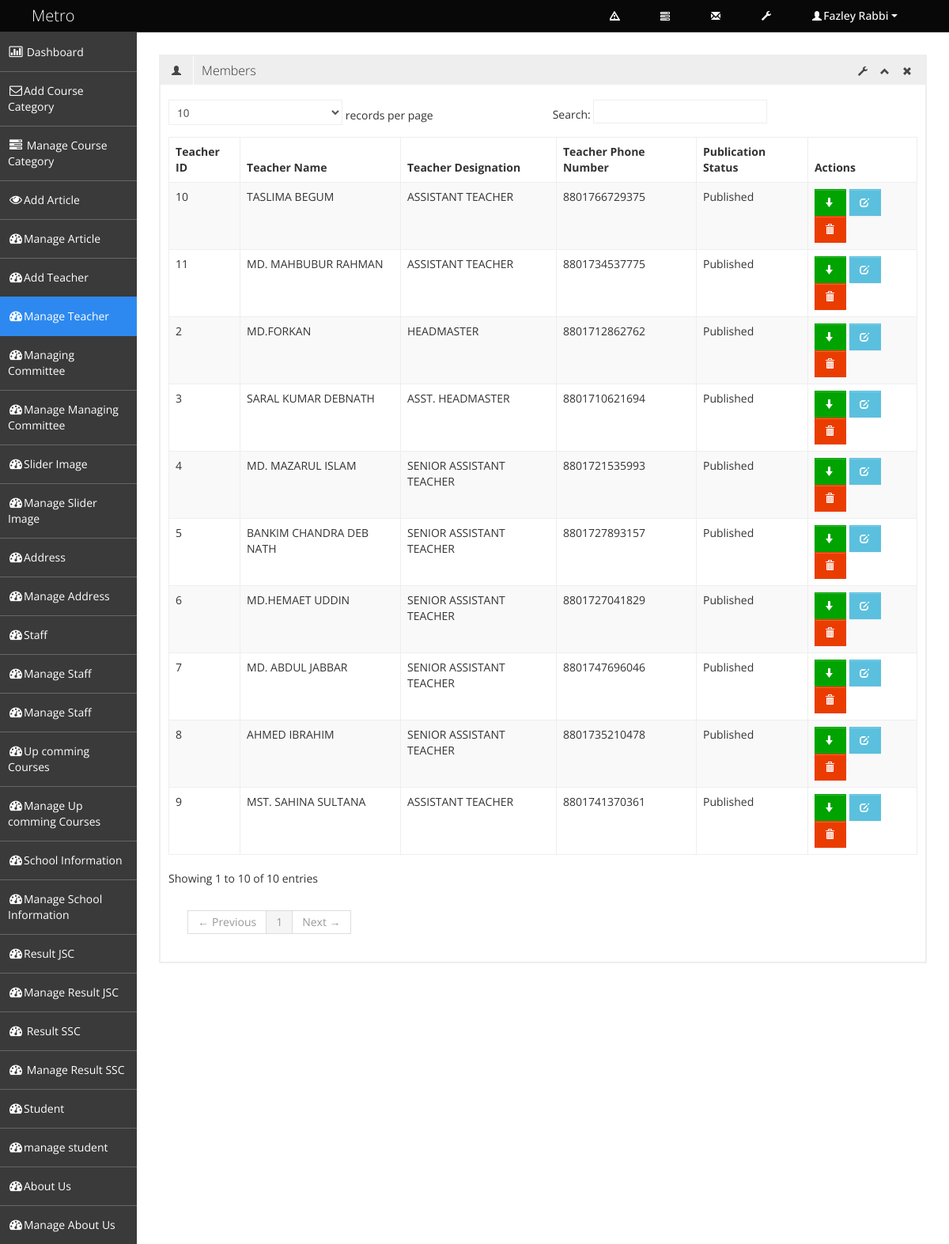
Page /admin/manage_teacher.php (signed in) on the committed database.
### tables this page shows
CREATE TABLE IF NOT EXISTS `tbl_teacher` (
  `teacher_id` int(3) NOT NULL AUTO_INCREMENT,
  `teacher_name` varchar(100) NOT NULL,
  `teacher_designation` varchar(100) NOT NULL,
  `teacher_phone_number` varchar(20) NOT NULL,
  `teacher_photo` text NOT NULL,
  `publication_status` tinyint(1) NOT NULL,
  PRIMARY KEY (`teacher_id`)
);

### admin/manage_teacher.php (called while the page is built, shortened)
<?php
include './admin_master.php';

### classes/super_admin.php (called while the page is built, shortened)
<?php
class Super_admin {
    protected $db_connect;
    public function __construct() {
        $host_name = 'localhost';
        $user_name = 'root';
        $password = 'wamp';
        $db_name = 'db_school_manage_system';
        $this->db_connect = mysqli_connect($host_name, $user_name, $password, $db_name);
    }
    public function select_all_teacher() {
        $sql = "SELECT * FROM tbl_teacher";
        if (mysqli_query($this->db_connect, $sql)) {
            $query_result = mysqli_query($this->db_connect, $sql);
            return $query_result;
        } else {
            die('Query Problem' . mysqli_error($this->db_connect));
        }
    }
}

### admin/pages/manage_teacher_content.php (the view, shortened to what this page needs)
<?php
    $query_result = $obj_sup_admin->select_all_teacher();
?>
<div class="row-fluid sortable">
    <div class="box span12">
        <div class="box-header" data-original-title>
            <h2><i class="halflings-icon user"></i><span class="break"></span>Members</h2>
            <div class="box-icon">
                <a href="#" class="btn-setting"><i class="halflings-icon wrench"></i></a>
                <a href="#" class="btn-minimize"><i class="halflings-icon chevron-up"></i></a>
                <a href="#" class="btn-close"><i class="halflings-icon remove"></i></a>
            </div>
        </div>
        <div class="box-content">
            <table class="table table-striped table-bordered bootstrap-datatable datatable">
                <thead>
                    <tr>
                        <th>Teacher ID</th>
                        <th>Teacher Name</th>
                        <th>Teacher Designation</th>
                        <th>Teacher Phone Number</th>
                        <th>Publication Status</th>
                        <th>Actions</th>
                    </tr>
                </thead>
                <tbody>
                    <?php while ($teacher_info = mysqli_fetch_assoc($query_result)) { ?>
                        <tr>
                            <td><?php echo $teacher_info['teacher_id']; ?></td>
                            <td class="center"><?php echo $teacher_info['teacher_name']; ?></td>
                            <td class="center"><?php echo $teacher_info['teacher_designation']; ?></td>
                            <td class="center"><?php echo $teacher_info['teacher_phone_number']; ?></td>
                            <td class="center">
                                <?php
                                if ($teacher_info['publication_status'] == 1) {
                                    echo 'Published';
                                } else {
                                    echo 'Unpublished';
                                }
                                ?>
                            </td>
                            <td class="center">
                                <?php if ($teacher_info['publication_status'] == 1) { ?>
                                    <a class="btn btn-success" href="?status=unpublished&&id=<?php echo $teacher_info['teacher_id']; ?>" title="Unpublished">
                                        <i class="halflings-icon white arrow-down"></i>
                                    </a>
                                <?php } else { ?>
                                    <a class="btn btn-danger" href="?status=published&&id=<?php echo $teacher_info['teacher_id']; ?>" title="Published">
                                        <i class="halflings-icon white arrow-up"></i>
                                    </a>
                                <?php } ?>
                                <a class="btn btn-info" href="edit_teacher.php?id=<?php echo $teacher_info['teacher_id']; ?>" title="Edit">
                                    <i class="halflings-icon white edit"></i>
                                </a>
                                <a class="btn btn-danger" href="?status=delete&&id=<?php echo $category_info['teacher_id']; ?>" title="Delete" onclick="return check_delete_info();">
                                    <i class="halflings-icon white trash"></i>
                                </a>
                            </td>
                        </tr>
                    <?php } ?>
                </tbody>
            </table>
        </div>
    </div>
</div>

### assets/admin_assets/css/style.css (style rules this page uses)
body { background: #F5F5F5; color: #333; border: none; font-family: 'Open Sans', sans-serif; font-weight: 400; }
h2 { font-size: 16px; line-height: 16px; }
.box { border: 2px solid #eee; background: #fff !important; margin-bottom: 28px; }
.box-header { height: 16px; font-size: 16px; line-height: 16px; padding: 10px; background: #eee; -webkit-box-shadow: none; -moz-box-shadow: none; box-shadow: none; overflow: hidden; }
.box-header h2 { float:left; margin-top: 0px; font-weight: 300; }
.box-header h2 i { margin: 0px 3px 0px 4px; opacity: .8; filter: alpha(opacity=80); -ms-filter:"progid:DXImageTransform.Microsoft.Alpha(Opacity=80)"; }
.box-header .box-icon { float:right; margin-top: 1px; }
.box-header .box-icon i { -webkit-transition: all 0.1s ease-in-out; -moz-transition: all 0.1s ease-in-out; -o-transition: all 0.1s ease-in-out; -ms-transition: all 0.1s ease-in-out; transition: all 0.1s ease-in-out; opacity: .8; filter: alpha(opacity=80); -ms-filter:"progid:DXImageTransform.Microsoft.Alpha(Opacity=80)"; }
.box-header .box-icon a { margin: 0px 5px; }
.box-content { position: relative; z-index: 50; margin-top: -1px; padding: 10px; background: #fff !important; }
.btn { display: inline-block; padding: 6px 12px; margin-bottom: 0; font-size: 14px; font-weight: 500; line-height: 20px; text-align: center; white-space: nowrap; vertical-align: middle; cursor: pointer; border: 1px solid #a7a9aa; -webkit-border-radius: 0px !important; border-radius: 0px !important; }
.btn i { margin-top: 2px; }
.btn { color: #ffffff; background-color: #a7a9aa; border-color: #a7a9aa; background-image: none; filter: none; text-shadow: none; }
.btn-danger { background-color: #EB3C00; border-color: #EB3C00; }
.btn-success { background-color: #00A300; border-color: #00A300; }
.btn-info { background-color: #5bc0de; border-color: #5bc0de; }
.table th, .table td { border-top: 1px solid #eee; }
.table-bordered { border-color: #eee; -webkit-border-radius: 0px !important; -moz-border-radius: 0px !important; border-radius: 0px !important; }
.table-bordered th, .table-bordered td { border-left: 1px solid #eee; }
.table-bordered thead:first-child tr:first-child > th:first-child, .table-bordered tbody:first-child tr:first-child > td:first-child, .table-bordered tbody:first-child tr:first-child > th:first-child { -webkit-border-radius: 0px !important; -moz-border-radius: 0px !important; border-radius: 0px !important; }
.table-bordered thead:first-child tr:first-child > th:last-child, .table-bordered tbody:first-child tr:first-child > td:last-child, .table-bordered tbody:first-child tr:first-child > th:last-child { -webkit-border-radius: 0px !important; -moz-border-radius: 0px !important; border-radius: 0px !important; }
.table-bordered thead:last-child tr:last-child > th:first-child, .table-bordered tbody:last-child tr:last-child > td:first-child, .table-bordered tbody:last-child tr:last-child > th:first-child, .table-bordered tfoot:last-child tr:last-child > td:first-child, .table-bordered tfoot:last-child tr:last-child > th:first-child { -webkit-border-radius: 0px !important; -moz-border-radius: 0px !important; border-radius: 0px !important; }
.table-bordered thead:last-child tr:last-child > th:last-child, .table-bordered tbody:last-child tr:last-child > td:last-child, .table-bordered tbody:last-child tr:last-child > th:last-child, .table-bordered tfoot:last-child tr:last-child > td:last-child, .table-bordered tfoot:last-child tr:last-child > th:last-child { -webkit-border-radius: 0px !important; -moz-border-radius: 0px !important; border-radius: 0px !important; }

### assets/admin_assets/css/halflings.css (style rules this page uses)
html, html .halflings { -webkit-font-smoothing: antialiased !important; }
.halflings-icon { display: inline-block; width: 14px; height: 14px; line-height: 14px; vertical-align: text-top; background-image: url(../img/glyphicons_halflings.svg); background-position: 0 0; background-repeat: no-repeat; vertical-align: top; *display: inline; *zoom: 1; *margin-right: .3em; }
.halflings-icon.white { background-image: url(../img/glyphicons_halflings-white.svg); }
.halflings-icon.user { background-position: -168px 0; }
.halflings-icon.remove { background-position: -312px 0; }
.halflings-icon.trash { background-position: -456px 0; }
.halflings-icon.edit { background-position: -96px -72px; }
.halflings-icon.arrow-down { background-position: -312px -96px; }
.halflings-icon.chevron-up { background-position: -288px -120px; }
.halflings-icon.wrench { background-position: -360px -144px; }

### rows in the picture
tbl_teacher: teacher_id "2", teacher_name "MD.FORKAN", teacher_designation "HEADMASTER", teacher_phone_number "8801712862762", publication_status "Published"
tbl_teacher: teacher_id "3", teacher_name "SARAL KUMAR DEBNATH", teacher_designation "ASST. HEADMASTER", teacher_phone_number "8801710621694", publication_status "Published"
tbl_teacher: teacher_id "4", teacher_name "MD. MAZARUL ISLAM", teacher_designation "SENIOR ASSISTANT TEACHER", teacher_phone_number "8801721535993", publication_status "Published"
tbl_teacher: teacher_id "5", teacher_name "BANKIM CHANDRA DEB NATH", teacher_designation "SENIOR ASSISTANT TEACHER", teacher_phone_number "8801727893157", publication_status "Published"
tbl_teacher: teacher_id "6", teacher_name "MD.HEMAET UDDIN", teacher_designation "SENIOR ASSISTANT TEACHER", teacher_phone_number "8801727041829", publication_status "Published"
tbl_teacher: teacher_id "7", teacher_name "MD. ABDUL JABBAR", teacher_designation "SENIOR ASSISTANT TEACHER", teacher_phone_number "8801747696046", publication_status "Published"
tbl_teacher: teacher_id "8", teacher_name "AHMED IBRAHIM", teacher_designation "SENIOR ASSISTANT TEACHER", teacher_phone_number "8801735210478", publication_status "Published"
tbl_teacher: teacher_id "9", teacher_name "MST. SAHINA SULTANA", teacher_designation "ASSISTANT TEACHER", teacher_phone_number "8801741370361", publication_status "Published"
tbl_teacher: teacher_id "10", teacher_name "TASLIMA BEGUM", teacher_designation "ASSISTANT TEACHER", teacher_phone_number "8801766729375", publication_status "Published"
tbl_teacher: teacher_id "11", teacher_name "MD. MAHBUBUR RAHMAN", teacher_designation "ASSISTANT TEACHER", teacher_phone_number "8801734537775", publication_status "Published"

### other values in the picture
$_SESSION['admin_name'] "Fazley Rabbi"
